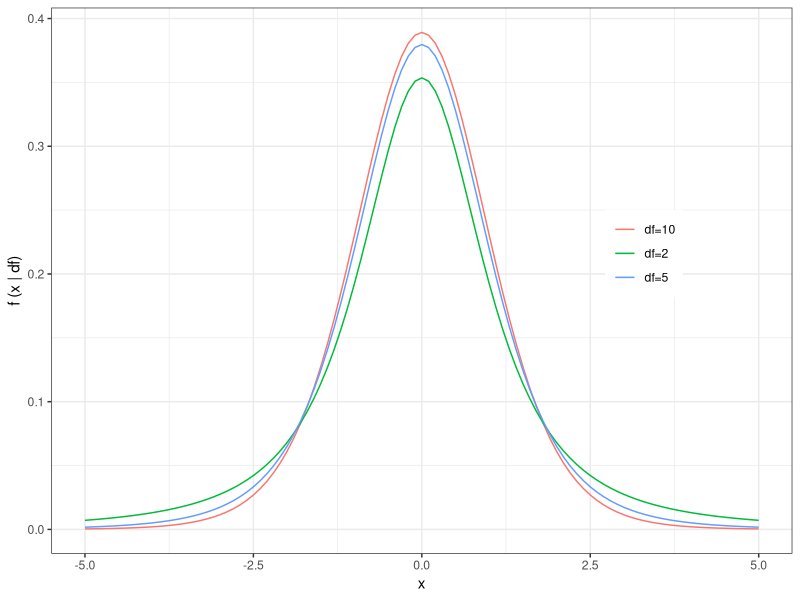
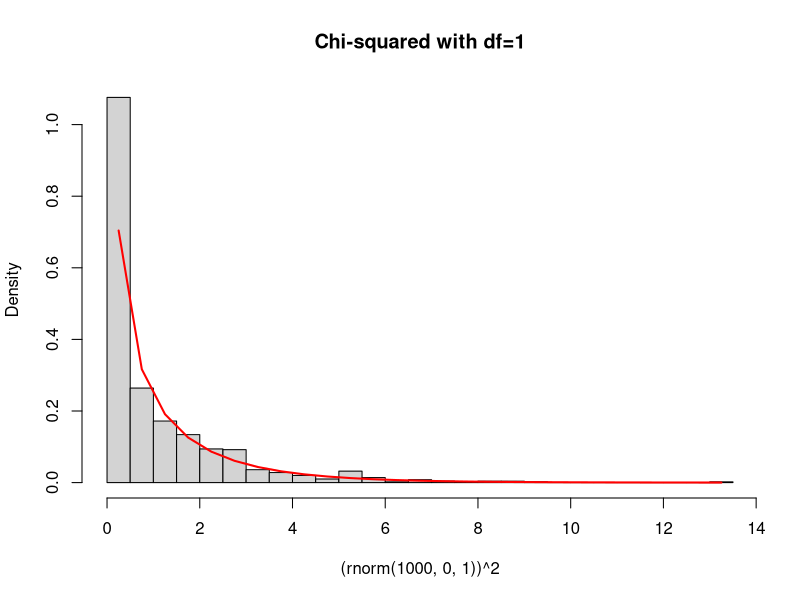
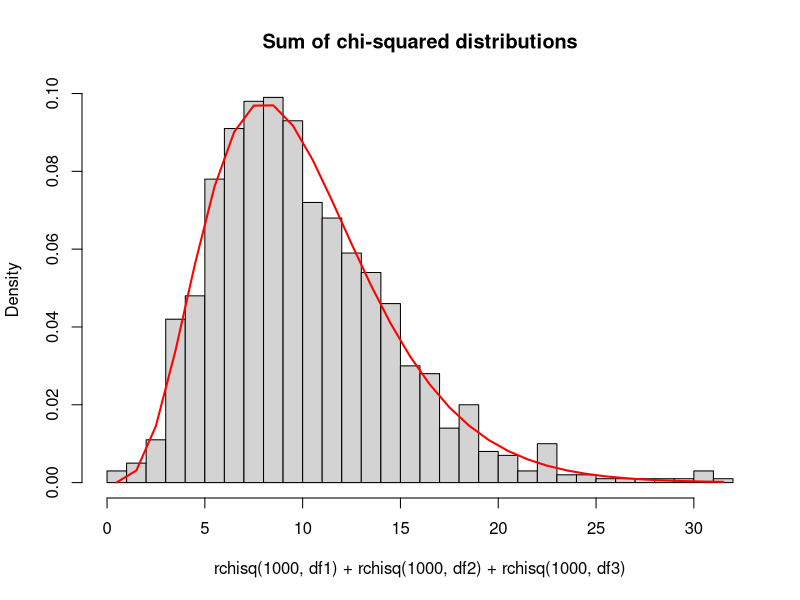
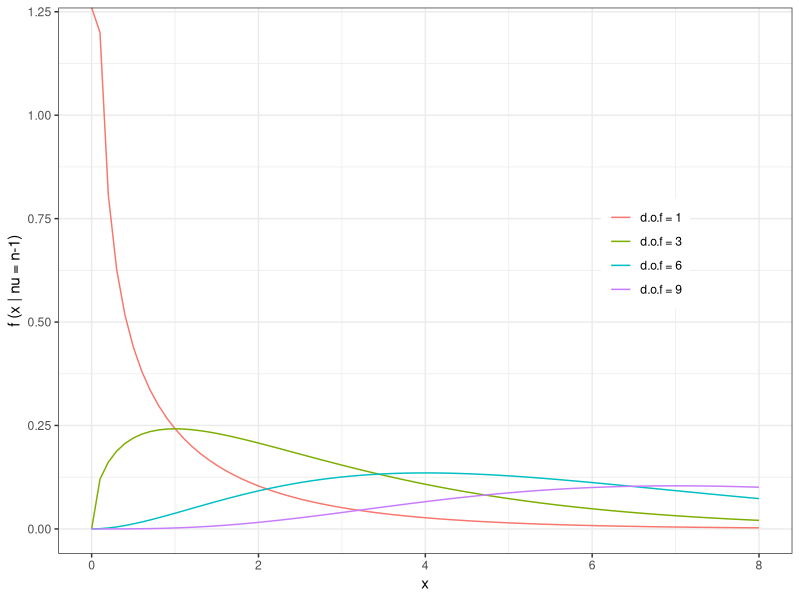
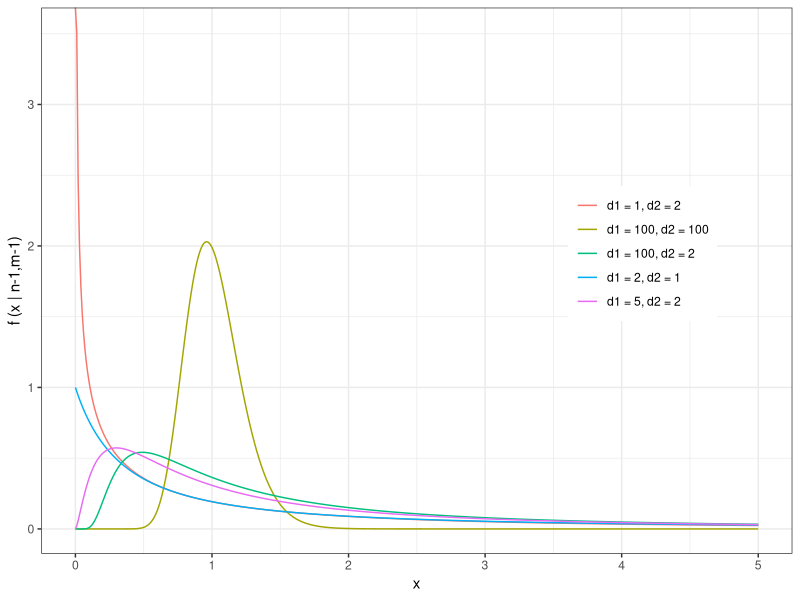

Write the R code that produced these figures, in order. (Note: this script raises an error after producing the figures.)
## ---- chunk 1
library(ggplot2)

y1 <- dt(seq(-5,5,0.1), 2)
y2 <- dt(seq(-5,5,0.1), 5)
y3 <- dt(seq(-5,5,0.1), 10)

n.data <- data.frame(y = c(y1,y2,y3),
                     x = rep(seq(-5,5,0.1), times = 3),
                     type = rep(c("df=2",
                                  "df=5",
                                  "df=10"), each = length(y1)))

theme_set(theme_bw())
ggplot(n.data, aes(x=x, y=y)) + 
  geom_line(aes(color = type)) +
  labs(y = "f (x | df)", x = "x") +
  theme(legend.title = element_blank(),
        legend.position = c(0.8, 0.55))
## ---- chunk 2
chisqhist<-hist((rnorm(1000,0,1))^2,freq=F,breaks=30,main="Chi-squared with df=1")
lines(chisqhist$mids,dchisq(chisqhist$mids,1),col="red",lwd=2)
## ---- chunk 3
df1<-5 
df2<-2
df3<-3
chisqhist2<-hist(rchisq(1000,df1)+rchisq(1000,df2)+rchisq(1000,df3),freq=F,breaks=30,main="Sum of chi-squared distributions")
lines(chisqhist2$mids,dchisq(chisqhist2$mids,df1+df2+df3),col="red",lwd=2)
## ---- chunk 4
chi1 <- dchisq(seq(0,8,0.1), 1)
chi2 <- dchisq(seq(0,8,0.1), 3)
chi3 <- dchisq(seq(0,8,0.1), 6)
chi4 <- dchisq(seq(0,8,0.1), 9)

n_data <- data.frame(y = c(chi1, chi2, chi3, chi4),
                     x = rep(seq(0,8,0.1), times = 4),
                     type = rep(c("d.o.f = 1", "d.o.f = 3","d.o.f = 6","d.o.f = 9"), 
                                each = length(chi1)))

theme_set(theme_bw())
ggplot(n_data, aes(x=x, y=y)) + 
  geom_line(aes(color = type)) +
  labs(y = "f (x | nu = n-1)", x = "x") +
  theme(legend.title = element_blank(),
        legend.position = c(0.8, 0.55))
## ---- chunk 5
F1 <- df(seq(0,5,0.01), 1, 2)
F2 <- df(seq(0,5,0.01), 2, 1)
F3 <- df(seq(0,5,0.01), 5, 2)
F4 <- df(seq(0,5,0.01), 100, 2)
F5 <- df(seq(0,5,0.01), 100, 100)

n_data <- data.frame(y = c(F1, F2, F3, F4, F5),
                     x = rep(seq(0,5,0.01), times = 5),
                     type = rep(c("d1 = 1, d2 = 2", "d1 = 2, d2 = 1",
                                  "d1 = 5, d2 = 2", "d1 = 100, d2 = 2",
                                  "d1 = 100, d2 = 100"), 
                                each = length(F1)))

theme_set(theme_bw())
ggplot(n_data, aes(x=x, y=y)) + 
  geom_line(aes(color = type)) +
  labs(y = "f (x | n-1,m-1)", x = "x") +
  theme(legend.title = element_blank(),
        legend.position = c(0.8, 0.55))
## ---- chunk 6
knitr::include_graphics('StandardNormalTails.png')
